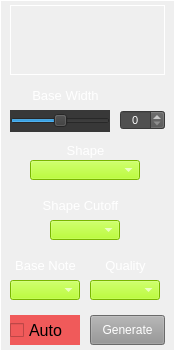
     <widget class="CustomFrame" name="frame_PAD_Profile">
      <property name="geometry">
       <rect>
        <x>955</x>
        <y>10</y>
        <width>175</width>
        <height>351</height>
       </rect>
      </property>
      <property name="styleSheet">
       <string notr="true">color: rgb(255, 255, 255);</string>
      </property>
      <property name="frameShape">
       <enum>QFrame::Panel</enum>
      </property>
      <property name="frameShadow">
       <enum>QFrame::Plain</enum>
      </property>
      <property name="midLineWidth">
       <number>1</number>
      </property>
      <widget class="QFrame" name="frame_PadPlotProfile">
       <property name="geometry">
        <rect>
         <x>10</x>
         <y>5</y>
         <width>155</width>
         <height>70</height>
        </rect>
       </property>
       <property name="frameShape">
        <enum>QFrame::Panel</enum>
       </property>
       <property name="frameShadow">
        <enum>QFrame::Plain</enum>
       </property>
       <property name="midLineWidth">
        <number>1</number>
       </property>
       <widget class="QCustomPlot" name="widget_PadPlotProfile" native="true">
        <property name="geometry">
         <rect>
          <x>5</x>
          <y>5</y>
          <width>140</width>
          <height>60</height>
         </rect>
        </property>
       </widget>
      </widget>
      <widget class="CustomHorizontalSlider" name="horizontalSlider_PadBaseWidth">
       <property name="geometry">
        <rect>
         <x>10</x>
         <y>110</y>
         <width>100</width>
         <height>22</height>
        </rect>
       </property>
       <property name="focusPolicy">
        <enum>Qt::NoFocus</enum>
       </property>
       <property name="styleSheet">
        <string notr="true">background-color: rgb(56, 56, 56);</string>
       </property>
       <property name="minimum">
        <number>5</number>
       </property>
       <property name="maximum">
        <number>95</number>
       </property>
       <property name="value">
        <number>50</number>
       </property>
       <property name="orientation">
        <enum>Qt::Horizontal</enum>
       </property>
      </widget>
      <widget class="QLabel" name="label_404">
       <property name="geometry">
        <rect>
         <x>20</x>
         <y>85</y>
         <width>91</width>
         <height>20</height>
        </rect>
       </property>
       <property name="font">
        <font>
         <pointsize>10</pointsize>
        </font>
       </property>
       <property name="styleSheet">
        <string notr="true">color: rgb(255, 255, 255);</string>
       </property>
       <property name="text">
        <string>Base Width</string>
       </property>
       <property name="alignment">
        <set>Qt::AlignCenter</set>
       </property>
      </widget>
      <widget class="QSpinBox" name="spinBox_PadBaseWidth">
       <property name="geometry">
        <rect>
         <x>120</x>
         <y>110</y>
         <width>45</width>
         <height>20</height>
        </rect>
       </property>
       <property name="font">
        <font>
         <pointsize>8</pointsize>
        </font>
       </property>
       <property name="focusPolicy">
        <enum>Qt::NoFocus</enum>
       </property>
       <property name="styleSheet">
        <string notr="true">background-color: rgb(80,80,80);
color: rgb(255, 255, 255);</string>
       </property>
       <property name="alignment">
        <set>Qt::AlignCenter</set>
       </property>
       <property name="readOnly">
        <bool>false</bool>
       </property>
       <property name="accelerated">
        <bool>true</bool>
       </property>
       <property name="maximum">
        <number>100</number>
       </property>
       <property name="value">
        <number>0</number>
       </property>
      </widget>
      <widget class="CustomComboBox" name="comboBox_PadShape">
       <property name="geometry">
        <rect>
         <x>30</x>
         <y>160</y>
         <width>110</width>
         <height>20</height>
        </rect>
       </property>
       <property name="font">
        <font>
         <pointsize>8</pointsize>
        </font>
       </property>
       <property name="focusPolicy">
        <enum>Qt::NoFocus</enum>
       </property>
       <property name="styleSheet">
        <string notr="true">selection-background-color: rgb(255, 0, 0);
border-color: rgb(0, 0, 0);
background-color: rgb(170, 255, 0);
</string>
       </property>
       <property name="currentText">
        <string/>
       </property>
       <property name="currentIndex">
        <number>-1</number>
       </property>
       <property name="maxVisibleItems">
        <number>4</number>
       </property>
      </widget>
      <widget class="QLabel" name="label_405">
       <property name="geometry">
        <rect>
         <x>50</x>
         <y>140</y>
         <width>71</width>
         <height>20</height>
        </rect>
       </property>
       <property name="font">
        <font>
         <pointsize>10</pointsize>
        </font>
       </property>
       <property name="styleSheet">
        <string notr="true">color: rgb(255, 255, 255);</string>
       </property>
       <property name="text">
        <string>Shape</string>
       </property>
       <property name="alignment">
        <set>Qt::AlignCenter</set>
       </property>
      </widget>
      <widget class="CustomComboBox" name="comboBox_PadBaseNote">
       <property name="geometry">
        <rect>
         <x>10</x>
         <y>280</y>
         <width>70</width>
         <height>20</height>
        </rect>
       </property>
       <property name="font">
        <font>
         <pointsize>8</pointsize>
        </font>
       </property>
       <property name="focusPolicy">
        <enum>Qt::NoFocus</enum>
       </property>
       <property name="styleSheet">
        <string notr="true">selection-background-color: rgb(255, 0, 0);
border-color: rgb(0, 0, 0);
background-color: rgb(170, 255, 0);
</string>
       </property>
       <property name="currentText">
        <string/>
       </property>
       <property name="currentIndex">
        <number>-1</number>
       </property>
       <property name="maxVisibleItems">
        <number>4</number>
       </property>
      </widget>
      <widget class="QLabel" name="label_412">
       <property name="geometry">
        <rect>
         <x>10</x>
         <y>255</y>
         <width>71</width>
         <height>20</height>
        </rect>
       </property>
       <property name="font">
        <font>
         <pointsize>10</pointsize>
        </font>
       </property>
       <property name="styleSheet">
        <string notr="true">color: rgb(255, 255, 255);</string>
       </property>
       <property name="text">
        <string>Base Note</string>
       </property>
       <property name="alignment">
        <set>Qt::AlignCenter</set>
       </property>
      </widget>
      <widget class="CustomComboBox" name="comboBox_PadQuality">
       <property name="geometry">
        <rect>
         <x>90</x>
         <y>280</y>
         <width>70</width>
         <height>20</height>
        </rect>
       </property>
       <property name="font">
        <font>
         <pointsize>8</pointsize>
        </font>
       </property>
       <property name="focusPolicy">
        <enum>Qt::NoFocus</enum>
       </property>
       <property name="styleSheet">
        <string notr="true">selection-background-color: rgb(255, 0, 0);
border-color: rgb(0, 0, 0);
background-color: rgb(170, 255, 0);
</string>
       </property>
       <property name="currentText">
        <string/>
       </property>
       <property name="currentIndex">
        <number>-1</number>
       </property>
       <property name="maxVisibleItems">
        <number>4</number>
       </property>
      </widget>
      <widget class="QLabel" name="label_413">
       <property name="geometry">
        <rect>
         <x>80</x>
         <y>255</y>
         <width>91</width>
         <height>20</height>
        </rect>
       </property>
       <property name="font">
        <font>
         <pointsize>10</pointsize>
        </font>
       </property>
       <property name="styleSheet">
        <string notr="true">color: rgb(255, 255, 255);</string>
       </property>
       <property name="text">
        <string>Quality</string>
       </property>
       <property name="alignment">
        <set>Qt::AlignCenter</set>
       </property>
      </widget>
      <widget class="CustomComboBox" name="comboBox_PadShapeCutoff">
       <property name="geometry">
        <rect>
         <x>50</x>
         <y>220</y>
         <width>70</width>
         <height>20</height>
        </rect>
       </property>
       <property name="font">
        <font>
         <pointsize>8</pointsize>
        </font>
       </property>
       <property name="focusPolicy">
        <enum>Qt::NoFocus</enum>
       </property>
       <property name="styleSheet">
        <string notr="true">selection-background-color: rgb(255, 0, 0);
border-color: rgb(0, 0, 0);
background-color: rgb(170, 255, 0);
</string>
       </property>
       <property name="currentText">
        <string/>
       </property>
       <property name="currentIndex">
        <number>-1</number>
       </property>
       <property name="maxVisibleItems">
        <number>4</number>
       </property>
      </widget>
      <widget class="QLabel" name="label_414">
       <property name="geometry">
        <rect>
         <x>35</x>
         <y>195</y>
         <width>91</width>
         <height>20</height>
        </rect>
       </property>
       <property name="font">
        <font>
         <pointsize>10</pointsize>
        </font>
       </property>
       <property name="styleSheet">
        <string notr="true">color: rgb(255, 255, 255);</string>
       </property>
       <property name="text">
        <string>Shape Cutoff</string>
       </property>
       <property name="alignment">
        <set>Qt::AlignCenter</set>
       </property>
      </widget>
      <widget class="QCheckBox" name="checkBox_PadAuto">
       <property name="geometry">
        <rect>
         <x>10</x>
         <y>315</y>
         <width>70</width>
         <height>30</height>
        </rect>
       </property>
       <property name="font">
        <font>
         <pointsize>12</pointsize>
        </font>
       </property>
       <property name="styleSheet">
        <string notr="true">background-color: rgb(240, 90, 90);
color: rgb(0,0,0);</string>
       </property>
       <property name="text">
        <string>Auto</string>
       </property>
      </widget>
      <widget class="CustomButton" name="pushButton_PadGenerate">
       <property name="geometry">
        <rect>
         <x>90</x>
         <y>315</y>
         <width>75</width>
         <height>30</height>
        </rect>
       </property>
       <property name="styleSheet">
        <string notr="true">background-color: rgb(148, 148, 148);</string>
       </property>
       <property name="text">
        <string>Generate</string>
       </property>
      </widget>
     </widget>
